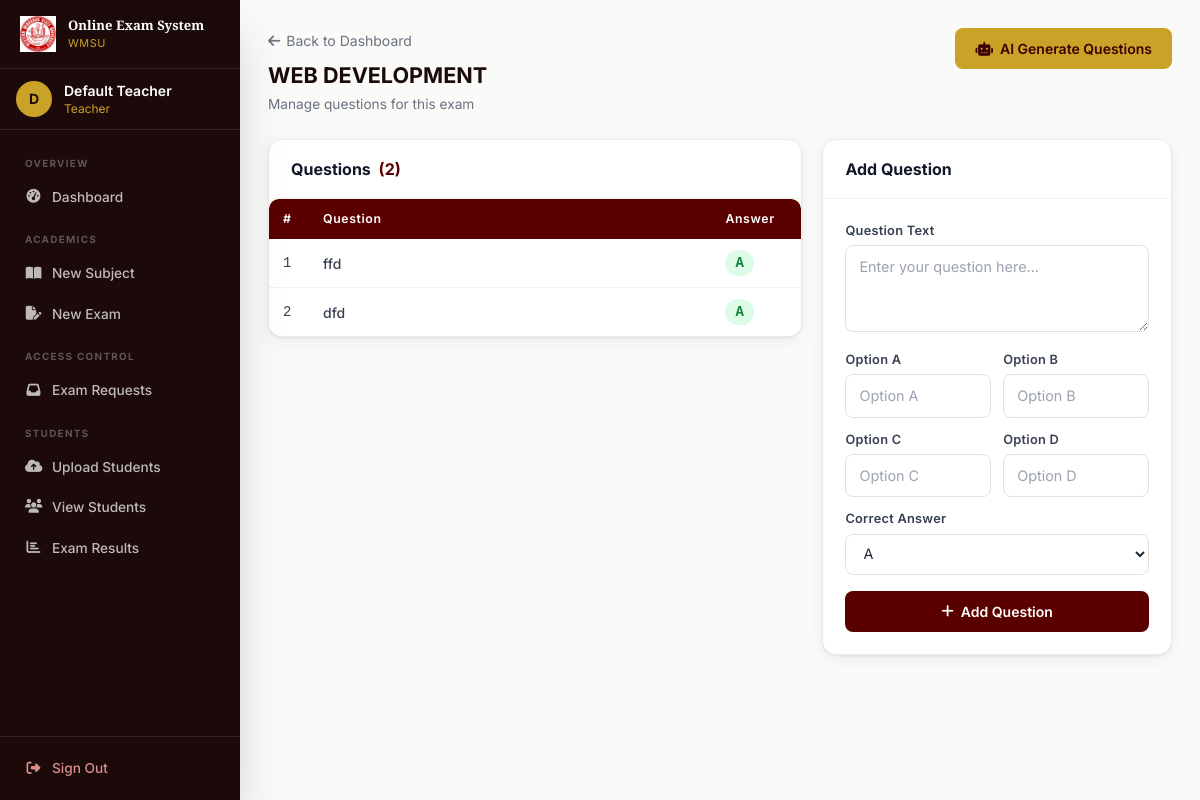
/teacher/add_questions/1 (signed in), run on the app's committed database.
### tables this page shows
CREATE TABLE exams (
        id INTEGER PRIMARY KEY AUTOINCREMENT,
        subject_id INTEGER NOT NULL,
        title TEXT NOT NULL,
        duration INTEGER NOT NULL,
        FOREIGN KEY (subject_id) REFERENCES subjects (id)
    );

CREATE TABLE questions (
        id INTEGER PRIMARY KEY AUTOINCREMENT,
        exam_id INTEGER NOT NULL,
        question TEXT NOT NULL,
        option_a TEXT NOT NULL,
        option_b TEXT NOT NULL,
        option_c TEXT NOT NULL,
        option_d TEXT NOT NULL,
        correct_answer TEXT NOT NULL,
        FOREIGN KEY (exam_id) REFERENCES exams (id)
    );

### app.py (the view, shortened to what this page needs)
@app.route('/teacher/add_questions/<int:exam_id>', methods=['GET', 'POST'])
@login_required
@role_required('teacher')
def add_questions(exam_id):
    conn = get_db()
    exam = db_execute(conn, "SELECT * FROM exams WHERE id = ?", (exam_id,)).fetchone()
    if not exam:
        flash('Exam not found.', 'danger')
        conn.close()
        return redirect(url_for('teacher_dashboard'))
    questions = db_execute(conn, "SELECT * FROM questions WHERE exam_id = ?", (exam_id,)).fetchall()
    conn.close()
    return render_template('add_questions.html', exam=exam, questions=questions)

### app.py (called while the page is built)
def get_db():
    if USE_POSTGRES:
        conn = psycopg2.connect(DATABASE_URL)
        conn.autocommit = False
        return conn
    else:
        conn = sqlite3.connect('examination.db')
        conn.row_factory = sqlite3.Row
        return conn

def db_cursor(conn):
    if USE_POSTGRES:
        return conn.cursor(cursor_factory=psycopg2.extras.RealDictCursor)
    return conn.cursor()

def db_execute(conn, sql, params=()):
    if USE_POSTGRES:
        sql = sql.replace('?', '%s')
    cur = db_cursor(conn)
    cur.execute(sql, params)
    return cur

def login_required(f):
    @wraps(f)
    def decorated(*args, **kwargs):
        if 'user_id' not in session:
            flash('Please sign in to continue.', 'danger')
            return redirect(url_for('login'))
        return f(*args, **kwargs)
    return decorated

def role_required(role):
    def decorator(f):
        @wraps(f)
        def decorated(*args, **kwargs):
            if session.get('role') != role:
                flash('You do not have permission to access that page.', 'danger')
                return redirect(url_for('dashboard'))
            return f(*args, **kwargs)
        return decorated
    return decorator

### templates/add_questions.html (shortened to what this page needs)
{% extends "base.html" %}
{% block content %}
<div class="flex flex-wrap items-start justify-between gap-3 mb-6">
    <div>
        <a href="{{ url_for('teacher_dashboard') }}" class="text-sm text-gray-500 hover:text-maroon-700 transition-colors mb-2 inline-block"><i class="fas fa-arrow-left mr-1.5"></i>Back to Dashboard</a>
        <h1 class="page-title">{{ exam.title }}</h1>
        <p class="page-subtitle">Manage questions for this exam</p>
    </div>
    <a href="{{ url_for('auto_generate_questions', exam_id=exam.id) }}" class="btn btn-gold">
        <i class="fas fa-robot"></i> AI Generate Questions
    </a>
</div>
<div class="grid grid-cols-1 lg:grid-cols-5 gap-5">
    <div class="lg:col-span-3">
        <div class="card">
            <div class="card-header">
                <h2 class="font-bold text-gray-900 text-base">Questions <span class="text-maroon-700 ml-1">({{ questions|length }})</span></h2>
            </div>
            {% if questions %}
            <div class="table-wrap">
                <table class="data-table">
                    <thead>
                        <tr>
                            <th style="width:40px">#</th>
                            <th>Question</th>
                            <th style="width:90px">Answer</th>
                        </tr>
                    </thead>
                    <tbody>
                        {% for q in questions %}
                        <tr>
                            <td class="text-gray-400 font-mono text-xs">{{ loop.index }}</td>
                            <td class="font-medium text-gray-800 max-w-xs" style="white-space:normal;line-height:1.4">{{ q.question }}</td>
                            <td><span class="badge badge-green font-mono text-sm">{{ q.correct_answer }}</span></td>
                        </tr>
                        {% endfor %}
                    </tbody>
                </table>
            </div>
            {% endif %}
        </div>
    </div>
    <div class="lg:col-span-2">
        <div class="card">
            <div class="card-header">
                <h2 class="font-bold text-gray-900 text-base">Add Question</h2>
            </div>
            <div class="card-body">
                <form method="POST">
                    <div class="mb-3">
                        <label class="form-label">Question Text</label>
                        <textarea name="question" rows="3" class="form-input resize-none" placeholder="Enter your question here..." required style="min-height:80px;resize:vertical"></textarea>
                    </div>
                    <div class="grid grid-cols-2 gap-3 mb-3">
                        <div>
                            <label class="form-label">Option A</label>
                            <input type="text" name="option_a" class="form-input" placeholder="Option A" required>
                        </div>
                        <div>
                            <label class="form-label">Option B</label>
                            <input type="text" name="option_b" class="form-input" placeholder="Option B" required>
                        </div>
                        <div>
                            <label class="form-label">Option C</label>
                            <input type="text" name="option_c" class="form-input" placeholder="Option C" required>
                        </div>
                        <div>
                            <label class="form-label">Option D</label>
                            <input type="text" name="option_d" class="form-input" placeholder="Option D" required>
                        </div>
                    </div>
                    <div class="mb-4">
                        <label class="form-label">Correct Answer</label>
                        <select name="correct_answer" class="form-input cursor-pointer" required>
                            <option value="A">A</option>
                        </select>
                    </div>
                    <button type="submit" class="btn btn-primary w-full justify-center"><i class="fas fa-plus"></i> Add Question</button>
                </form>
            </div>
        </div>
    </div>
</div>
{% endblock %}

### templates/base.html (style rules this page uses)
* { box-sizing:border-box }
html { scroll-behavior:smooth }
body { font-family:'Inter',system-ui,sans-serif }
.data-table { width:100%;border-collapse:collapse }
.data-table th { background:#5a0000;color:#fff;padding:11px 14px;text-align:left;font-size:.77rem;font-weight:600;letter-spacing:.05em;white-space:nowrap }
.data-table th:first-child { border-radius:8px 0 0 0 }
.data-table th:last-child { border-radius:0 8px 0 0 }
.data-table td { padding:11px 14px;font-size:.875rem;color:#374151;border-bottom:1px solid #f3f0ee;vertical-align:middle }
.data-table tbody tr { background:#fff;transition:background .15s }
.data-table tbody tr:last-child td { border-bottom:none }
.form-input { width:100%;padding:10px 13px;border:1.5px solid #e5e0db;border-radius:8px;font-size:.9rem;font-family:'Inter',sans-serif;transition:all .2s;background:#fff;color:#1f2937 }
.form-input::placeholder { color:#9ca3af }
select.form-input { cursor:pointer }
.form-label { display:block;font-size:.8rem;font-weight:600;color:#374151;margin-bottom:5px;letter-spacing:.02em }
.btn { display:inline-flex;align-items:center;gap:7px;padding:10px 20px;border:none;border-radius:8px;font-size:.875rem;font-weight:600;cursor:pointer;transition:all .2s;font-family:'Inter',sans-serif;text-decoration:none;white-space:nowrap }
.btn-primary { background:#5a0000;color:#fff }
.btn-gold { background:#c9a227;color:#3d0000 }
.badge { display:inline-flex;align-items:center;gap:4px;padding:3px 10px;border-radius:20px;font-size:.72rem;font-weight:600 }
.badge-green { background:#dcfce7;color:#15803d }
.card { background:#fff;border-radius:14px;box-shadow:0 1px 3px rgba(0,0,0,.08),0 4px 16px rgba(0,0,0,.06);border:1px solid #f0ebe8;overflow:hidden }
.card-header { padding:17px 22px;border-bottom:1px solid #f3f0ee;display:flex;align-items:center;justify-content:space-between;flex-wrap:wrap;gap:10px }
.card-body { padding:22px }
.page-title { font-size:1.35rem;font-weight:700;color:#1a0a0a;margin-bottom:3px }
.page-subtitle { font-size:.855rem;color:#6b7280 }
a { text-decoration:none }
.table-wrap { overflow-x:auto;border-radius:10px;box-shadow:0 1px 3px rgba(0,0,0,.08) }

### data on the page
exams: title "WEB DEVELOPMENT"
questions: question "ffd", correct_answer "A"
questions: question "dfd", correct_answer "A"

### other printed values
{{ (session.name or 'U')[0]|upper }} "D"
{{ session.name }} "Default Teacher"
{{ session.role }} "Teacher"
{{ questions|length }} "2"
